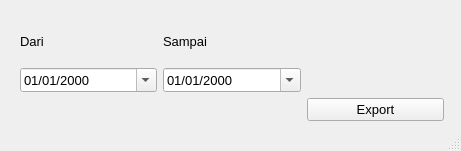
<?xml version="1.0" encoding="UTF-8"?>
<ui version="4.0">
 <class>MainWindow</class>
 <widget class="QMainWindow" name="MainWindow">
  <property name="geometry">
   <rect>
    <x>0</x>
    <y>0</y>
    <width>461</width>
    <height>151</height>
   </rect>
  </property>
  <property name="windowTitle">
   <string>MainWindow</string>
  </property>
  <widget class="QWidget" name="centralwidget">
   <widget class="QWidget" name="gridLayoutWidget">
    <property name="geometry">
     <rect>
      <x>20</x>
      <y>20</y>
      <width>424</width>
      <height>101</height>
     </rect>
    </property>
    <layout class="QGridLayout" name="gridLayout">
     <item row="1" column="1">
      <widget class="QDateEdit" name="dt_until">
       <property name="font">
        <font>
         <pointsize>10</pointsize>
        </font>
       </property>
       <property name="displayFormat">
        <string>dd/MM/yyyy</string>
       </property>
       <property name="calendarPopup">
        <bool>true</bool>
       </property>
      </widget>
     </item>
     <item row="0" column="0">
      <widget class="QLabel" name="label">
       <property name="font">
        <font>
         <pointsize>10</pointsize>
        </font>
       </property>
       <property name="text">
        <string>Dari</string>
       </property>
      </widget>
     </item>
     <item row="1" column="0">
      <widget class="QDateEdit" name="dt_from">
       <property name="font">
        <font>
         <pointsize>10</pointsize>
        </font>
       </property>
       <property name="displayFormat">
        <string>dd/MM/yyyy</string>
       </property>
       <property name="calendarPopup">
        <bool>true</bool>
       </property>
      </widget>
     </item>
     <item row="0" column="1">
      <widget class="QLabel" name="label_2">
       <property name="font">
        <font>
         <pointsize>10</pointsize>
        </font>
       </property>
       <property name="text">
        <string>Sampai</string>
       </property>
      </widget>
     </item>
     <item row="2" column="2">
      <widget class="QPushButton" name="btn_export">
       <property name="font">
        <font>
         <pointsize>10</pointsize>
        </font>
       </property>
       <property name="text">
        <string>Export</string>
       </property>
      </widget>
     </item>
    </layout>
   </widget>
  </widget>
  <widget class="QStatusBar" name="statusbar"/>
 </widget>
 <resources/>
 <connections/>
</ui>
